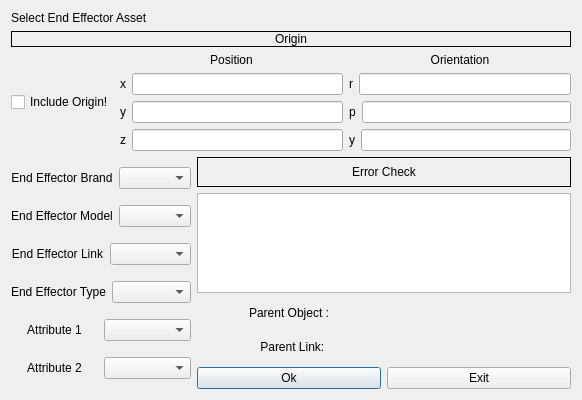
<?xml version="1.0" encoding="UTF-8"?>
<ui version="4.0">
 <class>AddEndEffector</class>
 <widget class="QDialog" name="AddEndEffector">
  <property name="geometry">
   <rect>
    <x>0</x>
    <y>0</y>
    <width>582</width>
    <height>400</height>
   </rect>
  </property>
  <property name="windowTitle">
   <string>Add End Effector</string>
  </property>
  <layout class="QVBoxLayout" name="verticalLayout_7">
   <item>
    <widget class="QLabel" name="asset_picker_hint">
     <property name="text">
      <string>Select End Effector Asset</string>
     </property>
    </widget>
   </item>
   <item>
    <layout class="QVBoxLayout" name="verticalLayout_6">
     <item>
      <layout class="QVBoxLayout" name="verticalLayout_2">
       <item>
        <widget class="QLabel" name="origin_label">
         <property name="maximumSize">
          <size>
           <width>16777215</width>
           <height>25</height>
          </size>
         </property>
         <property name="frameShape">
          <enum>QFrame::Box</enum>
         </property>
         <property name="text">
          <string>Origin</string>
         </property>
         <property name="alignment">
          <set>Qt::AlignCenter</set>
         </property>
        </widget>
       </item>
       <item>
        <layout class="QHBoxLayout" name="horizontalLayout">
         <item>
          <widget class="QCheckBox" name="include_origin">
           <property name="text">
            <string>Include Origin!</string>
           </property>
          </widget>
         </item>
         <item>
          <layout class="QVBoxLayout" name="verticalLayout_14">
           <item>
            <widget class="QLabel" name="position_label">
             <property name="maximumSize">
              <size>
               <width>16777215</width>
               <height>15</height>
              </size>
             </property>
             <property name="text">
              <string>Position</string>
             </property>
             <property name="alignment">
              <set>Qt::AlignCenter</set>
             </property>
            </widget>
           </item>
           <item>
            <layout class="QHBoxLayout" name="horizontalLayout_21">
             <item>
              <widget class="QLabel" name="x_label">
               <property name="text">
                <string>x</string>
               </property>
               <property name="alignment">
                <set>Qt::AlignCenter</set>
               </property>
              </widget>
             </item>
             <item>
              <widget class="QLineEdit" name="x"/>
             </item>
            </layout>
           </item>
           <item>
            <layout class="QHBoxLayout" name="horizontalLayout_25">
             <item>
              <widget class="QLabel" name="y_label">
               <property name="text">
                <string>y</string>
               </property>
               <property name="alignment">
                <set>Qt::AlignCenter</set>
               </property>
              </widget>
             </item>
             <item>
              <widget class="QLineEdit" name="y"/>
             </item>
            </layout>
           </item>
           <item>
            <layout class="QHBoxLayout" name="horizontalLayout_26">
             <item>
              <widget class="QLabel" name="z_label">
               <property name="text">
                <string>z</string>
               </property>
               <property name="alignment">
                <set>Qt::AlignCenter</set>
               </property>
              </widget>
             </item>
             <item>
              <widget class="QLineEdit" name="z"/>
             </item>
            </layout>
           </item>
          </layout>
         </item>
         <item>
          <layout class="QVBoxLayout" name="verticalLayout_15">
           <item>
            <widget class="QLabel" name="orientation_label">
             <property name="maximumSize">
              <size>
               <width>16777215</width>
               <height>15</height>
              </size>
             </property>
             <property name="text">
              <string>Orientation</string>
             </property>
             <property name="alignment">
              <set>Qt::AlignCenter</set>
             </property>
            </widget>
           </item>
           <item>
            <layout class="QHBoxLayout" name="horizontalLayout_27">
             <item>
              <widget class="QLabel" name="roll_label">
               <property name="text">
                <string>r</string>
               </property>
               <property name="alignment">
                <set>Qt::AlignCenter</set>
               </property>
              </widget>
             </item>
             <item>
              <widget class="QLineEdit" name="roll"/>
             </item>
            </layout>
           </item>
           <item>
            <layout class="QHBoxLayout" name="horizontalLayout_28">
             <item>
              <widget class="QLabel" name="pitch_label">
               <property name="text">
                <string>p</string>
               </property>
               <property name="alignment">
                <set>Qt::AlignCenter</set>
               </property>
              </widget>
             </item>
             <item>
              <widget class="QLineEdit" name="pitch"/>
             </item>
            </layout>
           </item>
           <item>
            <layout class="QHBoxLayout" name="horizontalLayout_29">
             <item>
              <widget class="QLabel" name="yaw_label">
               <property name="text">
                <string>y</string>
               </property>
               <property name="alignment">
                <set>Qt::AlignCenter</set>
               </property>
              </widget>
             </item>
             <item>
              <widget class="QLineEdit" name="yaw"/>
             </item>
            </layout>
           </item>
          </layout>
         </item>
        </layout>
       </item>
      </layout>
     </item>
     <item>
      <layout class="QHBoxLayout" name="horizontalLayout_3">
       <item>
        <layout class="QVBoxLayout" name="verticalLayout">
         <item>
          <layout class="QHBoxLayout" name="horizontalLayout_43">
           <item>
            <widget class="QLabel" name="ee_brand_model">
             <property name="frameShape">
              <enum>QFrame::NoFrame</enum>
             </property>
             <property name="text">
              <string>End Effector Brand</string>
             </property>
             <property name="alignment">
              <set>Qt::AlignCenter</set>
             </property>
            </widget>
           </item>
           <item>
            <widget class="QComboBox" name="ee_brand"/>
           </item>
          </layout>
         </item>
         <item>
          <layout class="QHBoxLayout" name="horizontalLayout_35">
           <item>
            <widget class="QLabel" name="ee_model_label">
             <property name="frameShape">
              <enum>QFrame::NoFrame</enum>
             </property>
             <property name="text">
              <string>End Effector Model</string>
             </property>
             <property name="alignment">
              <set>Qt::AlignCenter</set>
             </property>
            </widget>
           </item>
           <item>
            <widget class="QComboBox" name="ee_model"/>
           </item>
          </layout>
         </item>
         <item>
          <layout class="QHBoxLayout" name="horizontalLayout_37">
           <item>
            <widget class="QLabel" name="ee_links_label">
             <property name="frameShape">
              <enum>QFrame::NoFrame</enum>
             </property>
             <property name="text">
              <string>End Effector Link</string>
             </property>
             <property name="alignment">
              <set>Qt::AlignCenter</set>
             </property>
            </widget>
           </item>
           <item>
            <widget class="QComboBox" name="ee_links"/>
           </item>
          </layout>
         </item>
         <item>
          <layout class="QHBoxLayout" name="horizontalLayout_2">
           <item>
            <widget class="QLabel" name="ee_type_label">
             <property name="frameShape">
              <enum>QFrame::NoFrame</enum>
             </property>
             <property name="text">
              <string>End Effector Type</string>
             </property>
             <property name="alignment">
              <set>Qt::AlignCenter</set>
             </property>
            </widget>
           </item>
           <item>
            <widget class="QComboBox" name="ee_type"/>
           </item>
          </layout>
         </item>
         <item>
          <layout class="QHBoxLayout" name="horizontalLayout_4">
           <item>
            <widget class="QLabel" name="attribute_1_label">
             <property name="maximumSize">
              <size>
               <width>16777215</width>
               <height>20</height>
              </size>
             </property>
             <property name="frameShape">
              <enum>QFrame::NoFrame</enum>
             </property>
             <property name="text">
              <string>Attribute 1</string>
             </property>
             <property name="alignment">
              <set>Qt::AlignCenter</set>
             </property>
            </widget>
           </item>
           <item>
            <widget class="QComboBox" name="attribute_1"/>
           </item>
          </layout>
         </item>
         <item>
          <layout class="QHBoxLayout" name="horizontalLayout_5">
           <item>
            <widget class="QLabel" name="attribute_2_label">
             <property name="maximumSize">
              <size>
               <width>16777215</width>
               <height>20</height>
              </size>
             </property>
             <property name="frameShape">
              <enum>QFrame::NoFrame</enum>
             </property>
             <property name="text">
              <string>Attribute 2</string>
             </property>
             <property name="alignment">
              <set>Qt::AlignCenter</set>
             </property>
            </widget>
           </item>
           <item>
            <widget class="QComboBox" name="attribute_2"/>
           </item>
          </layout>
         </item>
        </layout>
       </item>
       <item>
        <layout class="QVBoxLayout" name="verticalLayout_5">
         <item>
          <layout class="QVBoxLayout" name="verticalLayout_3">
           <item>
            <widget class="QLabel" name="errorlist_label">
             <property name="maximumSize">
              <size>
               <width>16777215</width>
               <height>30</height>
              </size>
             </property>
             <property name="frameShape">
              <enum>QFrame::Box</enum>
             </property>
             <property name="text">
              <string>Error Check</string>
             </property>
             <property name="alignment">
              <set>Qt::AlignCenter</set>
             </property>
            </widget>
           </item>
           <item>
            <widget class="QTextBrowser" name="errorlist">
             <property name="maximumSize">
              <size>
               <width>16777215</width>
               <height>100</height>
              </size>
             </property>
            </widget>
           </item>
          </layout>
         </item>
         <item>
          <layout class="QVBoxLayout" name="verticalLayout_4">
           <item>
            <layout class="QHBoxLayout" name="horizontalLayout_42">
             <item>
              <widget class="QLabel" name="parent_object_label">
               <property name="sizePolicy">
                <sizepolicy hsizetype="Minimum" vsizetype="Preferred">
                 <horstretch>0</horstretch>
                 <verstretch>0</verstretch>
                </sizepolicy>
               </property>
               <property name="frameShape">
                <enum>QFrame::NoFrame</enum>
               </property>
               <property name="text">
                <string>Parent Object :</string>
               </property>
               <property name="alignment">
                <set>Qt::AlignCenter</set>
               </property>
              </widget>
             </item>
             <item>
              <widget class="QLabel" name="parent_object">
               <property name="text">
                <string/>
               </property>
               <property name="alignment">
                <set>Qt::AlignCenter</set>
               </property>
               <property name="wordWrap">
                <bool>true</bool>
               </property>
              </widget>
             </item>
            </layout>
           </item>
           <item>
            <layout class="QHBoxLayout" name="horizontalLayout_34">
             <item>
              <widget class="QLabel" name="parent_link_label">
               <property name="sizePolicy">
                <sizepolicy hsizetype="Minimum" vsizetype="Minimum">
                 <horstretch>0</horstretch>
                 <verstretch>0</verstretch>
                </sizepolicy>
               </property>
               <property name="frameShape">
                <enum>QFrame::NoFrame</enum>
               </property>
               <property name="text">
                <string>  Parent Link:</string>
               </property>
               <property name="alignment">
                <set>Qt::AlignCenter</set>
               </property>
              </widget>
             </item>
             <item>
              <widget class="QLabel" name="parent_link">
               <property name="sizePolicy">
                <sizepolicy hsizetype="Preferred" vsizetype="Preferred">
                 <horstretch>0</horstretch>
                 <verstretch>0</verstretch>
                </sizepolicy>
               </property>
               <property name="text">
                <string/>
               </property>
               <property name="alignment">
                <set>Qt::AlignCenter</set>
               </property>
               <property name="wordWrap">
                <bool>true</bool>
               </property>
              </widget>
             </item>
            </layout>
           </item>
          </layout>
         </item>
         <item>
          <layout class="QHBoxLayout" name="horizontalLayout_40">
           <item>
            <widget class="QPushButton" name="ok">
             <property name="toolTip">
              <string>Save end effector configuration</string>
             </property>
             <property name="text">
              <string>Ok</string>
             </property>
            </widget>
           </item>
           <item>
            <widget class="QPushButton" name="exit">
             <property name="toolTip">
              <string>Discard changes and close</string>
             </property>
             <property name="text">
              <string>Exit</string>
             </property>
            </widget>
           </item>
          </layout>
         </item>
        </layout>
       </item>
      </layout>
     </item>
    </layout>
   </item>
  </layout>
 </widget>
 <resources/>
 <connections/>
</ui>
